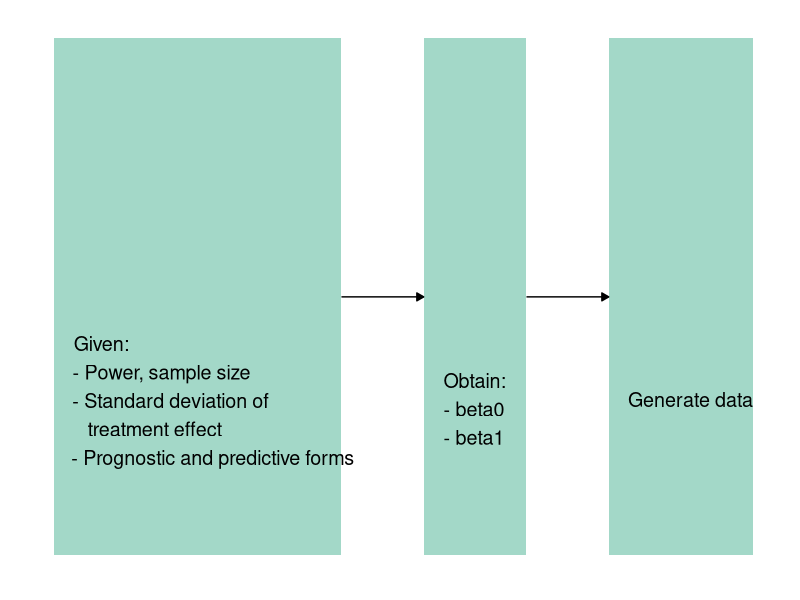

R code for this plot:
## ---- chunk 1
knitr::opts_chunk$set(
  collapse = TRUE,
  comment = "#>"
)
## ---- chunk 2
# library(benchtm)
library(tidyverse)
## ---- chunk 3
tibble(xmin=c(0, 18, 27), xmax=c(14, 23, 34),
       ymin=c(0, 0, 0), ymax=c(1, 1, 1),
       x =    c(14, 23, NA_real_),
       xend = c(18, 27, NA_real_),
       y =    c(0.5, 0.5, NA_real_),
       yend = c(0.5, 0.5, NA_real_),
       grouping=c("a", "a", "a"),
       Description=c("Given:\n- Power, sample size\n- Standard deviation of\n   treatment effect\n- Prognostic and predictive forms", 
                     "Obtain:\n- beta0\n- beta1",
                     "Generate data")) %>%
  ggplot(aes(xmin=xmin, xmax=xmax,
             ymin=ymin, ymax=ymax,
             x=x, y=y, xend=xend, yend=yend,
             label=Description,
             fill=grouping)) +
  geom_rect(alpha=c(0.4, 0.4, 0.4)) +
  geom_segment(arrow = arrow(length = unit(0.2, "cm"), type="closed")) +
  geom_text(aes(x=xmin+1, y=ymin+0.2), size= 5,
            hjust = c(rep(0.01,3)),
            vjust=c(0.1, -0.1, -3),
            angle=c(0,0,0)) +
  scale_fill_brewer(type="qual", palette="Dark2") +
  theme_classic(base_size=18) +
  theme(legend.position = "none",
        axis.title = element_blank(),
        axis.line =  element_blank(),
        axis.ticks = element_blank(),
        axis.text = element_blank(),
        panel.background = element_blank(),
        panel.grid.major = element_blank(), panel.grid.minor = element_blank())
## ---- chunk 4
library(tidyverse)
library(knitr)
library(kableExtra)
data.frame(
  Parameters = c("Sample Size", "Number of Predictors", "Power (determining treatment effect size)", "Standard deviation of treatment effect", "Treatment effect structure","Number of variables defining subgroup", "Clinical endpoints"),
  Settings = c("100, 500, 1000", "30, 100", "0.05, 0.50, 0.90","small, medium, large", "step, linear", "0, 1, 2", "continuous, binary, count, survival")
) %>% 
  mutate(Parameters = cell_spec(Parameters, bold = T)) %>%
  kable(format = "html", escape = F) %>%
  kable_styling("striped", full_width = T, font_size = 12)
